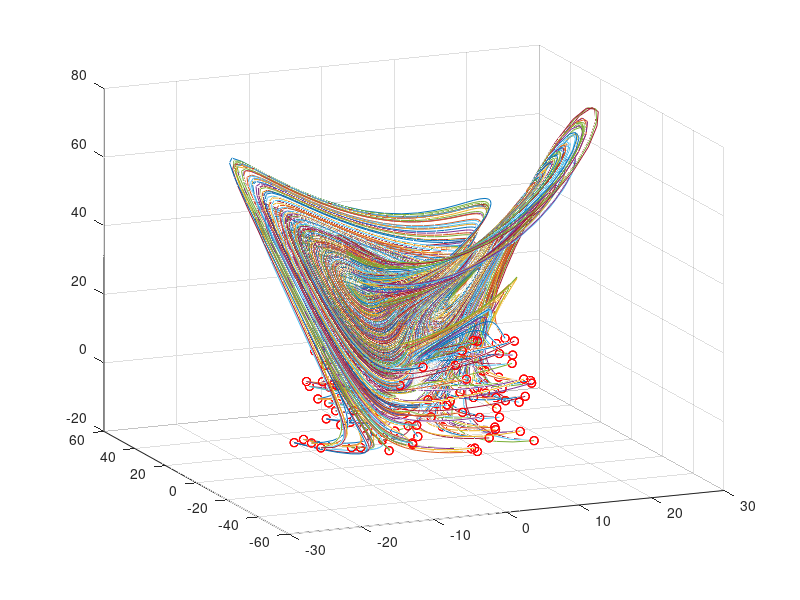

The MATLAB script that drew this image: (Note: this script raises an error after producing the figure.)
clear all; close all; clc
% Simulate Lorenz system
dt=0.01; T=8; t=0:dt:T;
b=8/3; sig=10;
%r_rain=[10, 28, 35];
r1 = 10;
r2 = 28;
r3 = 35;
Lorenz1 = @(t,x)([ sig * (x(2) - x(1))       ; ...
                  r1 * x(1)-x(1) * x(3) - x(2) ; ...
                  x(1) * x(2) - b*x(3)         ]);  
              
Lorenz2 = @(t,x)([ sig * (x(2) - x(1))       ; ...
                  r2 * x(1)-x(1) * x(3) - x(2) ; ...
                  x(1) * x(2) - b*x(3)         ]);  
              
Lorenz3 = @(t,x)([ sig * (x(2) - x(1))       ; ...
                  r3 * x(1)-x(1) * x(3) - x(2) ; ...
                  x(1) * x(2) - b*x(3)         ]);  
r4 = 17;
r5 = 40;              
Lorenz4 = @(t,x)([ sig * (x(2) - x(1))       ; ...
                  r4 * x(1)-x(1) * x(3) - x(2) ; ...
                  x(1) * x(2) - b*x(3)         ]);  
              
Lorenz5 = @(t,x)([ sig * (x(2) - x(1))       ; ...
                  r5 * x(1)-x(1) * x(3) - x(2) ; ...
                  x(1) * x(2) - b*x(3)         ]);  
           
ode_options = odeset('RelTol',1e-10, 'AbsTol',1e-11);
input=[]; output=[];
for j=1:100  % training trajectories
 
    x0=30*(rand(3,1)-0.5);
    [t,y] = ode45(Lorenz1,t,x0);
    input=[input; y(1:end-1,:)];
    output=[output; y(2:end,:)];
    plot3(y(:,1),y(:,2),y(:,3)), hold on
    plot3(x0(1),x0(2),x0(3),'ro')
    
    [t,y] = ode45(Lorenz2,t,x0);
    input=[input; y(1:end-1,:)];
    output=[output; y(2:end,:)];
    plot3(y(:,1),y(:,2),y(:,3)), hold on
    plot3(x0(1),x0(2),x0(3),'ro')
    
    [t,y] = ode45(Lorenz3,t,x0);
    input=[input; y(1:end-1,:)];
    output=[output; y(2:end,:)];
    plot3(y(:,1),y(:,2),y(:,3)), hold on
    plot3(x0(1),x0(2),x0(3),'ro')
    
end
grid on, view(-23,18)
%%
net = feedforwardnet([2 2 2]);
net.layers{1}.transferFcn = 'logsig';
net.layers{2}.transferFcn = 'radbas';
net.layers{3}.transferFcn = 'purelin';
net = train(net,input.',output.');
%%
figure(2)
x0=30*(rand(3,1)-0.5);
[t,y] = ode45(Lorenz4,t,x0);
plot3(y(:,1),y(:,2),y(:,3)), hold on
plot3(x0(1),x0(2),x0(3),'ro','Linewidth',[2])
grid on

ynn(1,:)=x0;
for jj=2:length(t)
    y0=net(x0);
    ynn(jj,:)=y0.'; x0=y0;
end
plot3(ynn(:,1),ynn(:,2),ynn(:,3),':','Linewidth',[2])
figure(3)
subplot(3,2,1), plot(t,y(:,1),t,ynn(:,1),'Linewidth',[2])
subplot(3,2,3), plot(t,y(:,2),t,ynn(:,2),'Linewidth',[2])
subplot(3,2,5), plot(t,y(:,3),t,ynn(:,3),'Linewidth',[2])
figure(2)
x0=20*(rand(3,1)-0.5);
[t,y] = ode45(Lorenz5,t,x0);
plot3(y(:,1),y(:,2),y(:,3)), hold on
plot3(x0(1),x0(2),x0(3),'ro','Linewidth',[2])
grid on

ynn(1,:)=x0;
for jj=2:length(t)
    y0=net(x0);
    ynn(jj,:)=y0.'; x0=y0;
end
plot3(ynn(:,1),ynn(:,2),ynn(:,3),':','Linewidth',[2])

figure(3)
subplot(3,2,2), plot(t,y(:,1),t,ynn(:,1),'Linewidth',[2])
subplot(3,2,4), plot(t,y(:,2),t,ynn(:,2),'Linewidth',[2])
subplot(3,2,6), plot(t,y(:,3),t,ynn(:,3),'Linewidth',[2])

%%
figure(2), view(-75,15)
figure(3)
subplot(3,2,1), set(gca,'Fontsize',[15],'Xlim',[0 8])
subplot(3,2,2), set(gca,'Fontsize',[15],'Xlim',[0 8])
subplot(3,2,3), set(gca,'Fontsize',[15],'Xlim',[0 8])
subplot(3,2,4), set(gca,'Fontsize',[15],'Xlim',[0 8])
subplot(3,2,5), set(gca,'Fontsize',[15],'Xlim',[0 8])
subplot(3,2,6), set(gca,'Fontsize',[15],'Xlim',[0 8])
legend('Lorenz','NN')